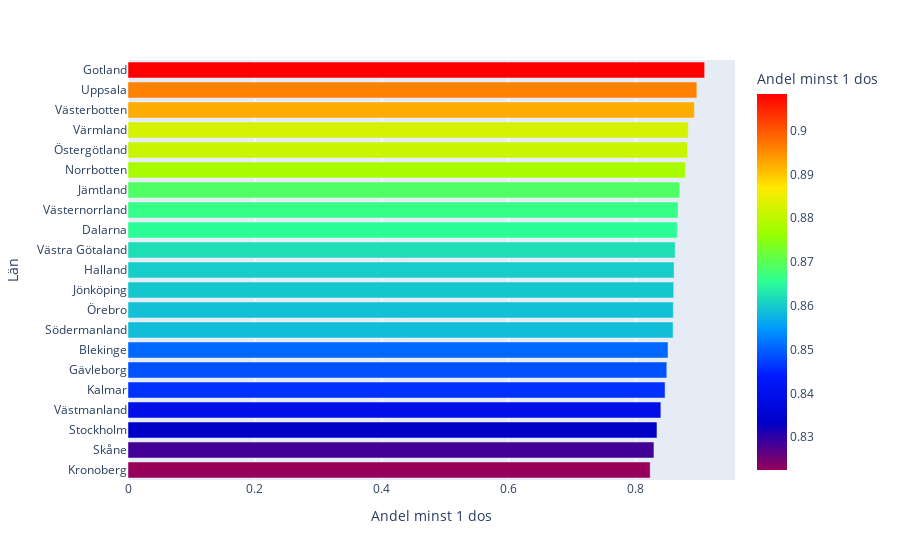

This figure's notebook cell:
### Code cell
# Plot with plotly express
fig = px.bar(
    vaccine_per_laen.sort_values('Andel minst 1 dos'), 
    x='Andel minst 1 dos', y='Län', 
    color='Andel minst 1 dos',
    color_continuous_scale='rainbow'
)
fig.show()

# Save figure as html file
plotly.offline.plot(fig, filename=f"visualiseringar/2e_plotlyx.html");

### Figure 1 — Plotly figure (JSON) as saved in the notebook; plotly's stock layout.template omitted (floating-point values rounded to 4 significant figures)
{"data": [{"alignmentgroup": "True", "hovertemplate": "Andel minst 1 dos=%{marker.color}<br>Län=%{y}<extra></extra>", "legendgroup": "", "marker": {"color": [0.8225, 0.8285, 0.8332, 0.8394, 0.846, 0.8487, 0.8506, 0.8587, 0.859, 0.8596, 0.8602, 0.862, 0.8653, 0.8665, 0.8691, 0.878, 0.8814, 0.8825, 0.8923, 0.8961, 0.9083], "coloraxis": "coloraxis", "pattern": {"shape": ""}}, "name": "", "offsetgroup": "", "orientation": "h", "showlegend": false, "textposition": "auto", "type": "bar", "x": [0.8225, 0.8285, 0.8332, 0.8394, 0.846, 0.8487, 0.8506, 0.8587, 0.859, 0.8596, 0.8602, 0.862, 0.8653, 0.8665, 0.8691, 0.878, 0.8814, 0.8825, 0.8923, 0.8961, 0.9083], "xaxis": "x", "y": ["Kronoberg", "Skåne", "Stockholm", "Västmanland", "Kalmar", "Gävleborg", "Blekinge", "Södermanland", "Örebro", "Jönköping", "Halland", "Västra Götaland", "Dalarna", "Västernorrland", "Jämtland", "Norrbotten", "Östergötland", "Värmland", "Västerbotten", "Uppsala", "Gotland"], "yaxis": "y"}], "layout": {"barmode": "relative", "coloraxis": {"colorbar": {"title": {"text": "Andel minst 1 dos"}}, "colorscale": [[0, "rgb(150,0,90)"], [0.125, "rgb(0,0,200)"], [0.25, "rgb(0,25,255)"], [0.375, "rgb(0,152,255)"], [0.5, "rgb(44,255,150)"], [0.625, "rgb(151,255,0)"], [0.75, "rgb(255,234,0)"], [0.875, "rgb(255,111,0)"], [1, "rgb(255,0,0)"]]}, "legend": {"tracegroupgap": 0}, "margin": {"t": 60}, "xaxis": {"anchor": "y", "domain": [0, 1], "title": {"text": "Andel minst 1 dos"}}, "yaxis": {"anchor": "x", "domain": [0, 1], "title": {"text": "Län"}}}}
